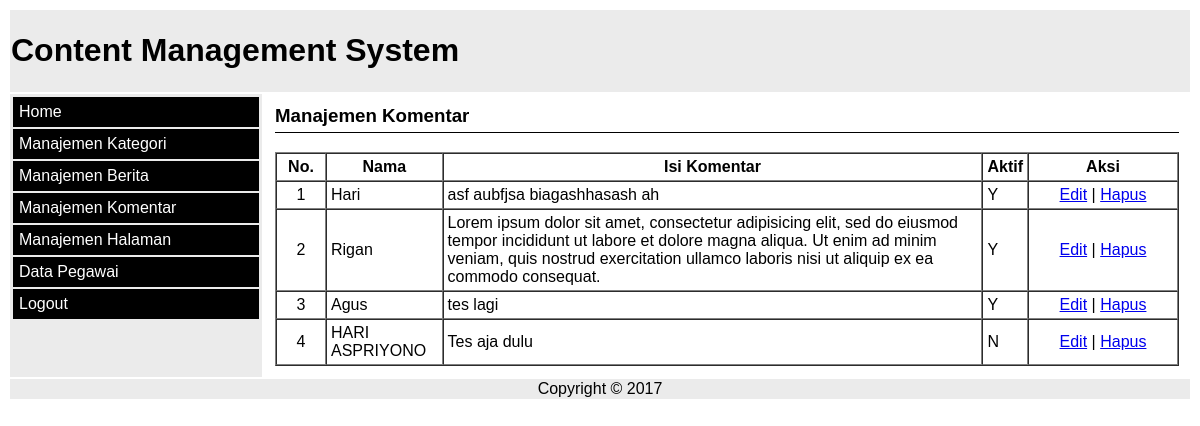
/admin/dashboard.php?m=komentar (signed in), run on the app's committed database.
### tables this page shows
CREATE TABLE `komentar` (
  `id` int(10) NOT NULL AUTO_INCREMENT,
  `nama` varchar(40) DEFAULT NULL,
  `email` varchar(60) DEFAULT NULL,
  `komentar` varchar(250) DEFAULT NULL,
  `tgl` date NOT NULL,
  `aktif` enum('Y','N') DEFAULT 'N',
  `id_berita` int(10) DEFAULT NULL,
  PRIMARY KEY (`id`),
  KEY `fkkomentar1` (`id_berita`),
  CONSTRAINT `fkkomentar1` FOREIGN KEY (`id_berita`) REFERENCES `berita` (`id`) ON UPDATE CASCADE
);

### admin/module/komentar/komentar.php (the view)
<?php
if(isset($_GET['tipe'])){
	if($_GET['tipe']=='edit'){
		$sql = mysqli_query($konek,"SELECT * FROM komentar WHERE id='$_GET[id]'");
		$de=mysqli_fetch_array($sql);
		echo "
			<h3>Edit Data</h3>
			<form method='POST' action='module/komentar/proses_edit.php'>
				<input type='hidden' name='id' value='$de[id]' />
				<label>Status Aktif</label>
				<select name='aktif'>
					<option value='$de[aktif]' selected>$de[aktif]</option>
					<option value='Y'>Y</option>
					<option value='N'>N</option>
				</select>
				<br/>
				<label>&nbsp;</label>
				<input type='submit' value='Update'/>
				<input type='button' value='Batal' onClick='history.back(1);' />
			</form>
		";
	}
}else{
?>
<h3>Manajemen Komentar</h3>
<table border='1' width="100%" cellspacing="0" cellpadding="4px">
	<tr>
		<th>No.</th>
		<th>Nama</th>
		<th>Isi Komentar</th>
		<th>Aktif</th>
		<th>Aksi</th>
	</tr>
	<?php
	$sql = mysqli_query($konek, "select * from komentar order by id desc");
	$no=1;
	while($k=mysqli_fetch_array($sql)){
		echo "<tr>
			<td align='center' width='40px'>$no</td>
			<td>$k[nama]</td>
			<td>$k[komentar]</td>
			<td>$k[aktif]</td>
			<td align='center' width='140px'>
				<a href='?m=komentar&tipe=edit&id=$k[id]'>Edit</a> |
				<a href='module/komentar/proses_hapus.php?id=$k[id]' onClick='return confirm(\"Anda yakin akan menghapus data?\")'>Hapus</a>
			</td>
		</tr>";
		$no++;
	}
	?>
</table>
<?php
}
?>

### admin/dashboard.php (shortened to what this page needs)
<!DOCTYPE html>
<html>
<head>
<link rel="stylesheet" href="style.css" type="text/css" />
</head>
<body>
<table width="100%">
	<tr>
		<td colspan="2" bgcolor="#ebebeb"><h1>Content Management System</h1></td>
	</tr>
	<tr>
		<td valign="top" width="250px" bgcolor="#ebebeb">
			<div class="menu">
				<ul>
					<li><a href="./dashboard.php">Home</a></li>
					<li><a href="./dashboard.php?m=kategori">Manajemen Kategori</a></li>
					<li><a href="./dashboard.php?m=berita">Manajemen Berita</a></li>
					<li><a href="./dashboard.php?m=komentar">Manajemen Komentar</a></li>
					<li><a href="./dashboard.php?m=halaman">Manajemen Halaman</a></li>
					<li><a href="./dashboard.php?m=pegawai">Data Pegawai</a></li>
					<li><a href="./logout.php">Logout</a></li>
				</ul>
			</div>
		</td>
		<td valign="top">
			<div class="content">
				<?php include "content.php"; ?>
			</div>
		</td>
	</tr>
	<tr>
		<td colspan="2" bgcolor="#ebebeb" align="center">Copyright &copy; 2017</td>
	</tr>
</table>
</body>
</html>

### admin/content.php
<?php
if(isset($_GET['m'])){
	if($_GET['m']=='kategori'){
		include "module/kategori/kategori.php";
	}elseif($_GET['m']=='berita'){
		include "module/berita/berita.php";
	}elseif($_GET['m']=='komentar'){
		include "module/komentar/komentar.php";
	}elseif($_GET['m']=='halaman'){
		include "module/halaman/halaman.php";
	}else{
		echo "Module tidak ditemukan....";
	}
}else{
	?>
	<h3>Selamat Datang Administrator</h3>
	<p>Anda Login dengan Nama : <b><?php echo $_SESSION['nama']; ?></b></p>
	<?php
}
?>

### admin/style.css (style rules this page uses)
body { font-family:Arial; }
.menu ul { list-style:none; margin:0; padding:0; }
.menu ul li a { display:block; list-style:none; background:#000; color:#fff; text-decoration:none; margin:2px; padding:6px; }
.content { padding:10px; }
.content h3 { display:block; border-bottom:1px solid #000; margin-top:0px; padding-bottom:5px; }

### data on the page
komentar: nama "Hari", komentar "asf aubfjsa biagashhasash ah", aktif "Y"
komentar: nama "Rigan", komentar "Lorem ipsum dolor sit amet, consectetur adipisicing elit, sed do eiusmod tempor incididunt ut labore et dolore magna aliqua. Ut enim ad minim veniam, quis nostrud exercitation ullamco laboris nisi ut aliquip ex ea commodo consequat.", aktif "Y"
komentar: nama "Agus", komentar "tes lagi", aktif "Y"
komentar: nama "HARI ASPRIYONO", komentar "Tes aja dulu", aktif "N"
